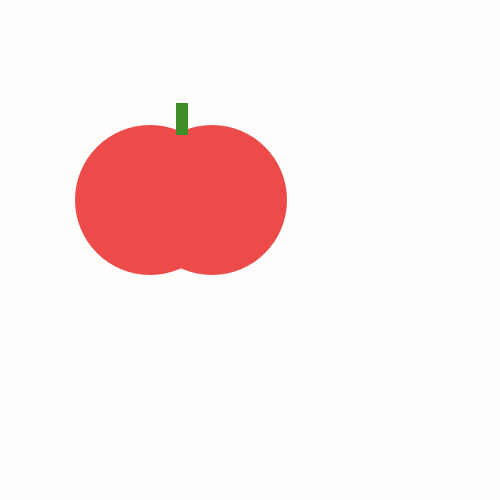
Frame 1 (no input)
Frame 60 (the mouse pressed at the canvas centre just before this capture): identical to frame 1, image omitted
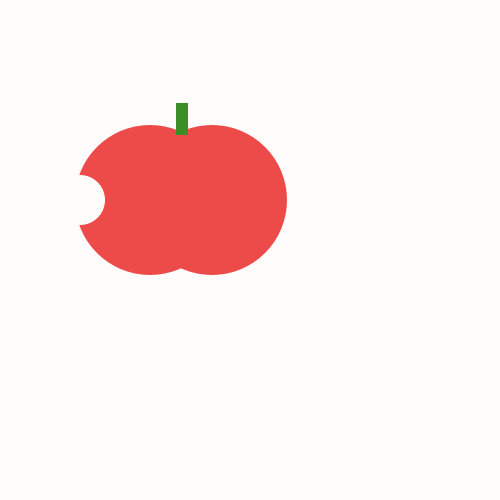
Frame 120 (the mouse held since frame 60 and released just before this capture)

The Processing sketch that drew these frames (run headless with seeded random() and noise(); from frame 60 on, the mouse is pressed at the canvas centre):

// Processing sketch: tasty_tomato
// ── tasty_tomato.pde
void setup() {
    size(500, 500);
}
void draw() {
    
    
    fill(#ED4A4A);
    background(#FFFCFC);
    noStroke();
    ellipse(150, 200, 150, 150);
    ellipse(212, 200, 150, 150);
    fill(#3E8E28);
    rect(176, 103, 12, 32);
    
    if(mousePressed){
    fill(#FFFCFC);
    ellipse(80, 200, 50, 50);
    }
    
}
